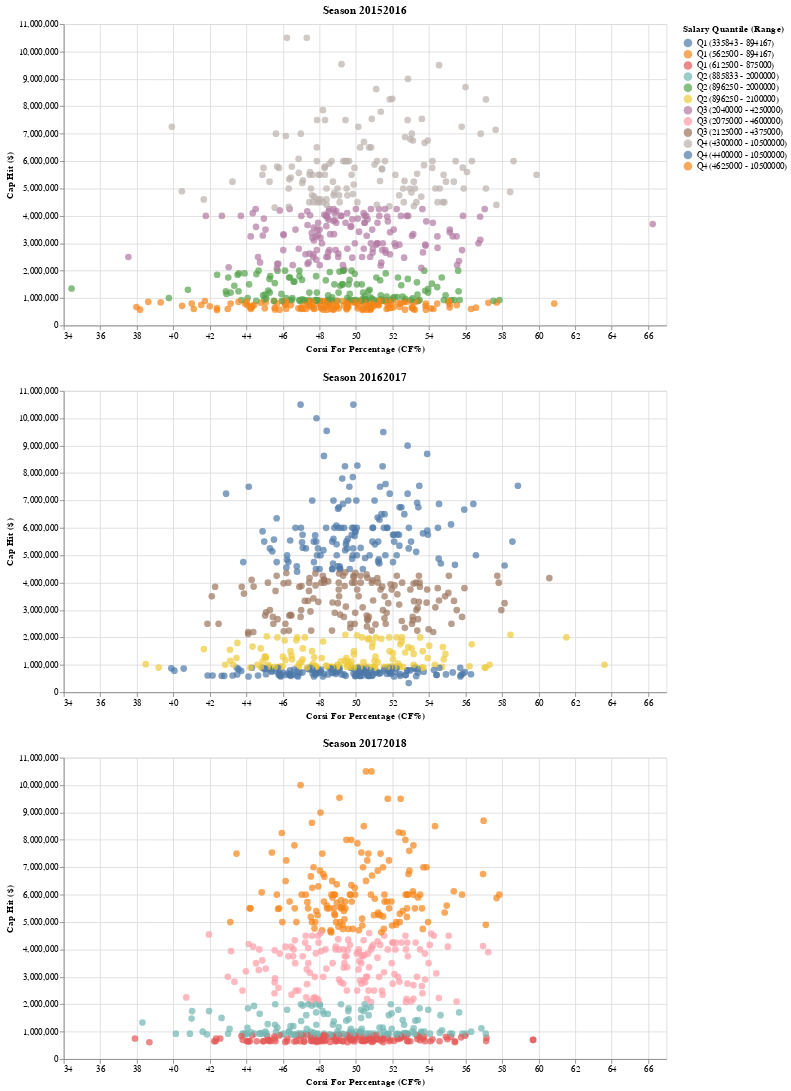

Here is the notebook cell this chart was saved with:
### Code cell
import os

import altair as alt
import pandas as pd
from dotenv import load_dotenv
from sqlalchemy import create_engine

# Load environment variables from .env file
load_dotenv()

# Database connection parameters from environment variables
DATABASE_TYPE = os.getenv("DATABASE_TYPE")
DBAPI = os.getenv("DBAPI")
ENDPOINT = os.getenv("ENDPOINT")
USER = os.getenv("USER")
PASSWORD = os.getenv("PASSWORD")
PORT = int(os.getenv("PORT", 5432))  # Default to port 5432 for PostgreSQL
DATABASE = os.getenv("DATABASE", "hockey_stats")

# Create the connection string using SQLAlchemy format
connection_string = (
    f"{DATABASE_TYPE}+{DBAPI}://{USER}:{PASSWORD}@{ENDPOINT}:{PORT}/{DATABASE}"
)
engine = create_engine(connection_string)

# Define the seasons to query data for
seasons = ["20152016", "20162017", "20172018"]

# Initialize an empty DataFrame to store data for all seasons
df = pd.DataFrame()

# Loop through each season and query the corresponding table in the database
for season in seasons:
    query = f"""
    SELECT "player_id", "capHit", "CF_Percent"
    FROM public.aggregated_corsi_{season}
    """  # SQL query to fetch player ID, salary, and CF% for each season

    # Fetch the data from the database
    season_df = pd.read_sql(query, engine)

    # Add the season column to the DataFrame to track which season each record belongs to
    season_df["season"] = season

    # Concatenate the data for this season with the main DataFrame
    df = pd.concat([df, season_df], ignore_index=True)

# Ensure the 'capHit' and 'CF_Percent' columns are numeric
df["capHit"] = pd.to_numeric(df["capHit"], errors="coerce")
df["CF_Percent"] = pd.to_numeric(df["CF_Percent"], errors="coerce")

# Remove any rows with missing data in either 'capHit' or 'CF_Percent'
df = df.dropna(subset=["capHit", "CF_Percent"])

# Compute salary quantiles ('Q1' to 'Q4') for each season based on 'capHit'
df["Salary_Quantile"] = df.groupby("season")["capHit"].transform(
    lambda x: pd.qcut(x, 4, labels=["Q1", "Q2", "Q3", "Q4"])
)

# Compute the salary range (min and max) for each quantile
salary_ranges = (
    df.groupby(["season", "Salary_Quantile"])["capHit"]
    .agg(["min", "max"])
    .reset_index()
)

# Create a new column with formatted quantile labels that include the salary range
salary_ranges["quantile_label"] = salary_ranges.apply(
    lambda row: f"{row['Salary_Quantile']} ({row['min']:.0f} - {row['max']:.0f})",
    axis=1,
)

# Merge the salary range labels back into the original dataframe
df = df.merge(
    salary_ranges[["season", "Salary_Quantile", "quantile_label"]],
    on=["season", "Salary_Quantile"],
    how="left",
)

# Initialize a list to store Altair chart objects for each season
charts = []

# Loop through each season and create a scatter plot
for season in seasons:
    # Filter the DataFrame for the current season
    df_season = df[df["season"] == season]

    # Skip if the DataFrame is empty for this season
    if df_season.empty:
        print(f"No data available for season {season}")
        continue

    # Create a scatter plot using Altair
    scatter_plot = (
        alt.Chart(df_season)
        .mark_circle(size=60)  # Size of the circles
        .encode(
            x=alt.X(
                "CF_Percent",
                title="Corsi For Percentage (CF%)",
                scale=alt.Scale(domain=[34, 67]),
            ),
            y=alt.Y("capHit", title="Cap Hit ($)"),  # Y-axis for capHit
            color=alt.Color(
                "quantile_label:N", title="Salary Quantile (Range)"
            ),  # Color points by Salary Quantile with ranges
            tooltip=[
                "player_id",
                "CF_Percent",
                "capHit",
                "Salary_Quantile",
            ],  # Add player_id to the tooltip
        )
        .properties(
            title=f"Season {season}",  # Set title for each chart
            width=700,  # Adjust width to give more space for distribution
            height=350,  # Adjust height to improve visibility
        )
    )

    # Add the scatter plot for this season to the list of charts
    charts.append(scatter_plot)

# Combine the scatter plots for each season into a vertical layout
combined_chart = alt.vconcat(*charts)  # Stacking charts vertically

# Enable default rendering
alt.renderers.enable("default")

# Display the combined chart
combined_chart

### Figure 1 — Vega-Lite specification as saved in the notebook (floating-point values rounded to 4 significant figures; data arrays with more than 128 entries replaced by an {"elided": "..."} marker saying what was removed)
{"config": {"view": {"continuousWidth": 300, "continuousHeight": 300}}, "vconcat": [{"data": {"name": "data-9b93698546c7fdf79ee2975426dcd9e7"}, "mark": {"type": "circle", "size": 60}, "encoding": {"color": {"field": "quantile_label", "title": "Salary Quantile (Range)", "type": "nominal"}, "tooltip": [{"field": "player_id", "type": "quantitative"}, {"field": "CF_Percent", "type": "quantitative"}, {"field": "capHit", "type": "quantitative"}, {"field": "Salary_Quantile", "type": "ordinal"}], "x": {"field": "CF_Percent", "scale": {"domain": [34, 67]}, "title": "Corsi For Percentage (CF%)", "type": "quantitative"}, "y": {"field": "capHit", "title": "Cap Hit ($)", "type": "quantitative"}}, "height": 350, "title": "Season 20152016", "width": 700}, {"data": {"name": "data-a49558197b63ee6ba1f7a8e0dd6a79d6"}, "mark": {"type": "circle", "size": 60}, "encoding": {"color": {"field": "quantile_label", "title": "Salary Quantile (Range)", "type": "nominal"}, "tooltip": [{"field": "player_id", "type": "quantitative"}, {"field": "CF_Percent", "type": "quantitative"}, {"field": "capHit", "type": "quantitative"}, {"field": "Salary_Quantile", "type": "ordinal"}], "x": {"field": "CF_Percent", "scale": {"domain": [34, 67]}, "title": "Corsi For Percentage (CF%)", "type": "quantitative"}, "y": {"field": "capHit", "title": "Cap Hit ($)", "type": "quantitative"}}, "height": 350, "title": "Season 20162017", "width": 700}, {"data": {"name": "data-e8d460f3725b8050f6c1685ae8d5e459"}, "mark": {"type": "circle", "size": 60}, "encoding": {"color": {"field": "quantile_label", "title": "Salary Quantile (Range)", "type": "nominal"}, "tooltip": [{"field": "player_id", "type": "quantitative"}, {"field": "CF_Percent", "type": "quantitative"}, {"field": "capHit", "type": "quantitative"}, {"field": "Salary_Quantile", "type": "ordinal"}], "x": {"field": "CF_Percent", "scale": {"domain": [34, 67]}, "title": "Corsi For Percentage (CF%)", "type": "quantitative"}, "y": {"field": "capHit", "title": "Cap Hit ($)", "type": "quantitative"}}, "height": 350, "title": "Season 20172018", "width": 700}], "$schema": "https://vega.github.io/schema/vega-lite/v5.20.1.json", "datasets": {"data-9b93698546c7fdf79ee2975426dcd9e7": {"elided": "590 records"}, "data-a49558197b63ee6ba1f7a8e0dd6a79d6": {"elided": "582 records"}, "data-e8d460f3725b8050f6c1685ae8d5e459": {"elided": "606 records"}}}
